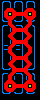

Below is a game level as drawn by its tile map, then a one-line description and the .tmx file that defines it, in full:
An orthogonal 10x25 tile map with 4x4 px tiles, 1 tile layer (Capa de Patrones 1).

<map version="1.0" tiledversion="1.0.2" orientation="orthogonal" renderorder="right-down" width="10" height="25" tilewidth="4" tileheight="4" nextobjectid="1">
 <tileset firstgid="1" source="tilesetFactory.tsx" />
 <layer name="Capa de Patrones 1" width="10" height="25">
  <data encoding="csv">
1,6,2,1,6,2,1,6,2,13,
5,13,5,5,13,5,5,13,5,13,
5,7,4,8,13,5,7,4,8,13,
5,4,3,4,4,4,4,3,4,13,
5,11,4,12,13,5,11,4,12,13,
9,6,4,9,6,10,9,4,10,13,
1,6,11,8,6,2,7,12,2,13,
5,13,5,4,4,4,4,13,5,13,
5,13,7,12,13,5,11,8,5,13,
5,13,11,8,13,5,7,12,5,13,
5,13,5,4,4,4,4,13,5,13,
5,6,7,12,6,5,11,8,5,13,
5,6,4,13,6,5,13,4,5,13,
5,13,11,8,13,5,7,12,5,13,
5,13,5,4,4,4,4,13,5,13,
5,13,7,12,13,5,11,8,5,13,
5,13,11,8,13,5,7,12,5,13,
9,6,10,4,4,4,4,6,10,13,
1,6,7,12,6,2,11,8,2,13,
5,13,4,5,13,5,5,4,5,13,
5,7,4,8,13,5,7,4,8,13,
5,4,3,4,4,4,4,3,4,13,
5,11,4,12,13,5,11,4,12,13,
9,6,10,9,6,10,9,6,10,13,
13,13,13,13,13,13,13,13,13,13
</data>
 </layer>
</map>
